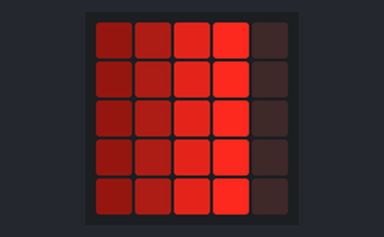
Simulated run of this program. Board: BBC micro:bit (MakeCode). Parts: the board's 5×5 LED display.

Above: at 0.16 s.
At 1.12 s:
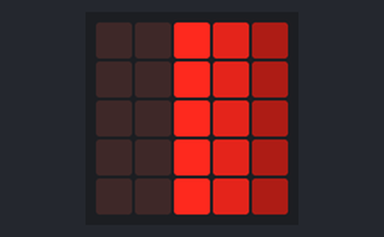
At 1.76 s:
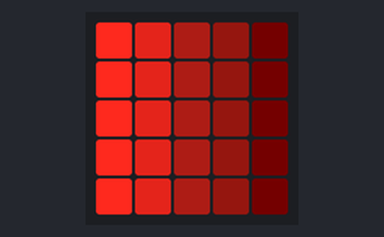
At 2.4 s:
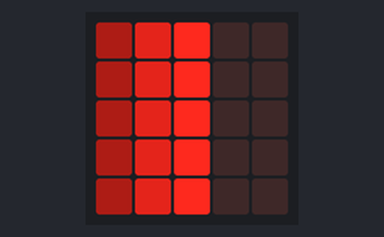

The program:

main.ts
```typescript
let y = 0
let x = 2
let dx = 1
let x2 = 1
let dx2 = 1
let x3 = 0
let dx3 = 1
let bright = 250
basic.forever(function () {
    basic.clearScreen()
    y = 0
    if (x >= 4) {
        dx = -1
    } else if (x <= 0) {
        dx = 1
    }
    x += dx
    for (let index = 0; index < 5; index++) {
        led.plotBrightness(x, y, bright)
        led.plotBrightness(x - dx, y, 170)
        led.plotBrightness(x - dx * 2, y, 50)
        led.plotBrightness(x - dx * 3, y, 20)
        led.plotBrightness(x - dx * 4, y, 1)
        y += 1
    }
    basic.pause(300)
})
```

test.ts
```typescript
// 在這裡測試；當此封包作為擴充功能時，將不會編譯此內容。
```

Measured:
- by itself, everything shown: repeats every 2.6 s, in 8 steps
